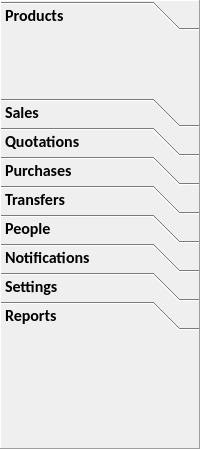
<?xml version="1.0" encoding="UTF-8"?>
<ui version="4.0">
 <class>Side_navigator</class>
 <widget class="QFrame" name="Side_navigator">
  <property name="geometry">
   <rect>
    <x>0</x>
    <y>0</y>
    <width>200</width>
    <height>449</height>
   </rect>
  </property>
  <property name="minimumSize">
   <size>
    <width>0</width>
    <height>0</height>
   </size>
  </property>
  <property name="maximumSize">
   <size>
    <width>200</width>
    <height>16777215</height>
   </size>
  </property>
  <property name="windowTitle">
   <string>Frame</string>
  </property>
  <property name="frameShape">
   <enum>QFrame::Panel</enum>
  </property>
  <property name="frameShadow">
   <enum>QFrame::Raised</enum>
  </property>
  <property name="lineWidth">
   <number>1</number>
  </property>
  <property name="midLineWidth">
   <number>1</number>
  </property>
  <layout class="QVBoxLayout" name="layoutSideNavigator">
   <property name="spacing">
    <number>0</number>
   </property>
   <property name="leftMargin">
    <number>0</number>
   </property>
   <property name="topMargin">
    <number>0</number>
   </property>
   <property name="rightMargin">
    <number>0</number>
   </property>
   <property name="bottomMargin">
    <number>0</number>
   </property>
   <item>
    <layout class="QVBoxLayout" name="verticalLayout">
     <property name="spacing">
      <number>0</number>
     </property>
     <item>
      <widget class="QToolBox" name="toolBox">
       <property name="sizePolicy">
        <sizepolicy hsizetype="Preferred" vsizetype="Expanding">
         <horstretch>0</horstretch>
         <verstretch>0</verstretch>
        </sizepolicy>
       </property>
       <property name="font">
        <font>
         <family>Calibri</family>
         <pointsize>12</pointsize>
         <weight>75</weight>
         <bold>true</bold>
        </font>
       </property>
       <property name="cursor">
        <cursorShape>PointingHandCursor</cursorShape>
       </property>
       <property name="styleSheet">
        <string notr="true"/>
       </property>
       <property name="frameShape">
        <enum>QFrame::NoFrame</enum>
       </property>
       <property name="frameShadow">
        <enum>QFrame::Raised</enum>
       </property>
       <property name="currentIndex">
        <number>0</number>
       </property>
       <property name="tabSpacing">
        <number>0</number>
       </property>
       <widget class="QWidget" name="ProductsItems">
        <property name="geometry">
         <rect>
          <x>0</x>
          <y>0</y>
          <width>196</width>
          <height>16</height>
         </rect>
        </property>
        <property name="sizePolicy">
         <sizepolicy hsizetype="Preferred" vsizetype="Maximum">
          <horstretch>0</horstretch>
          <verstretch>0</verstretch>
         </sizepolicy>
        </property>
        <property name="font">
         <font>
          <underline>false</underline>
         </font>
        </property>
        <property name="cursor">
         <cursorShape>PointingHandCursor</cursorShape>
        </property>
        <property name="autoFillBackground">
         <bool>true</bool>
        </property>
        <attribute name="icon">
         <iconset resource="icons.qrc">
          <normaloff>:/b/icons/b/ic_widgets_2x.png</normaloff>:/b/icons/b/ic_widgets_2x.png</iconset>
        </attribute>
        <attribute name="label">
         <string>Products</string>
        </attribute>
        <layout class="QVBoxLayout" name="layoutProductsItems">
         <property name="spacing">
          <number>0</number>
         </property>
         <property name="leftMargin">
          <number>1</number>
         </property>
         <property name="topMargin">
          <number>0</number>
         </property>
         <property name="rightMargin">
          <number>1</number>
         </property>
         <property name="bottomMargin">
          <number>0</number>
         </property>
        </layout>
       </widget>
       <widget class="QWidget" name="SalesItems">
        <property name="geometry">
         <rect>
          <x>0</x>
          <y>0</y>
          <width>196</width>
          <height>16</height>
         </rect>
        </property>
        <property name="sizePolicy">
         <sizepolicy hsizetype="Preferred" vsizetype="Maximum">
          <horstretch>0</horstretch>
          <verstretch>0</verstretch>
         </sizepolicy>
        </property>
        <property name="cursor">
         <cursorShape>PointingHandCursor</cursorShape>
        </property>
        <property name="autoFillBackground">
         <bool>true</bool>
        </property>
        <attribute name="icon">
         <iconset resource="icons.qrc">
          <normaloff>:/b/icons/b/ic_local_offer_2x.png</normaloff>:/b/icons/b/ic_local_offer_2x.png</iconset>
        </attribute>
        <attribute name="label">
         <string>Sales</string>
        </attribute>
        <layout class="QVBoxLayout" name="layoutSalesItems">
         <property name="spacing">
          <number>0</number>
         </property>
         <property name="leftMargin">
          <number>1</number>
         </property>
         <property name="topMargin">
          <number>0</number>
         </property>
         <property name="rightMargin">
          <number>1</number>
         </property>
         <property name="bottomMargin">
          <number>0</number>
         </property>
        </layout>
       </widget>
       <widget class="QWidget" name="QuotationsItems">
        <property name="geometry">
         <rect>
          <x>0</x>
          <y>0</y>
          <width>196</width>
          <height>16</height>
         </rect>
        </property>
        <property name="sizePolicy">
         <sizepolicy hsizetype="Preferred" vsizetype="Maximum">
          <horstretch>0</horstretch>
          <verstretch>0</verstretch>
         </sizepolicy>
        </property>
        <property name="autoFillBackground">
         <bool>true</bool>
        </property>
        <attribute name="icon">
         <iconset resource="icons.qrc">
          <normaloff>:/b/icons/b/ic_storage_2x.png</normaloff>:/b/icons/b/ic_storage_2x.png</iconset>
        </attribute>
        <attribute name="label">
         <string>Quotations</string>
        </attribute>
        <layout class="QVBoxLayout" name="layoutQuotationsItems">
         <property name="spacing">
          <number>0</number>
         </property>
         <property name="leftMargin">
          <number>1</number>
         </property>
         <property name="topMargin">
          <number>0</number>
         </property>
         <property name="rightMargin">
          <number>1</number>
         </property>
         <property name="bottomMargin">
          <number>0</number>
         </property>
        </layout>
       </widget>
       <widget class="QWidget" name="PurchasesItems">
        <property name="geometry">
         <rect>
          <x>0</x>
          <y>0</y>
          <width>196</width>
          <height>69</height>
         </rect>
        </property>
        <property name="autoFillBackground">
         <bool>true</bool>
        </property>
        <attribute name="icon">
         <iconset resource="icons.qrc">
          <normaloff>:/b/icons/b/ic_shopping_cart_32pt_2x.png</normaloff>:/b/icons/b/ic_shopping_cart_32pt_2x.png</iconset>
        </attribute>
        <attribute name="label">
         <string>Purchases</string>
        </attribute>
        <layout class="QVBoxLayout" name="layoutPurchasesItems">
         <property name="spacing">
          <number>0</number>
         </property>
         <property name="leftMargin">
          <number>1</number>
         </property>
         <property name="topMargin">
          <number>0</number>
         </property>
         <property name="rightMargin">
          <number>1</number>
         </property>
         <property name="bottomMargin">
          <number>0</number>
         </property>
        </layout>
       </widget>
       <widget class="QWidget" name="TransfersItems">
        <property name="geometry">
         <rect>
          <x>0</x>
          <y>0</y>
          <width>196</width>
          <height>69</height>
         </rect>
        </property>
        <property name="autoFillBackground">
         <bool>true</bool>
        </property>
        <attribute name="icon">
         <iconset resource="icons.qrc">
          <normaloff>:/b/icons/b/ic_swap_horiz_2x.png</normaloff>:/b/icons/b/ic_swap_horiz_2x.png</iconset>
        </attribute>
        <attribute name="label">
         <string>Transfers</string>
        </attribute>
        <layout class="QVBoxLayout" name="layoutTransfersItems">
         <property name="spacing">
          <number>0</number>
         </property>
         <property name="leftMargin">
          <number>1</number>
         </property>
         <property name="topMargin">
          <number>0</number>
         </property>
         <property name="rightMargin">
          <number>1</number>
         </property>
         <property name="bottomMargin">
          <number>0</number>
         </property>
        </layout>
       </widget>
       <widget class="QWidget" name="PeopleItems">
        <property name="geometry">
         <rect>
          <x>0</x>
          <y>0</y>
          <width>196</width>
          <height>69</height>
         </rect>
        </property>
        <property name="autoFillBackground">
         <bool>true</bool>
        </property>
        <attribute name="icon">
         <iconset resource="icons.qrc">
          <normaloff>:/b/icons/b/ic_group_32pt_2x.png</normaloff>:/b/icons/b/ic_group_32pt_2x.png</iconset>
        </attribute>
        <attribute name="label">
         <string>People</string>
        </attribute>
        <layout class="QVBoxLayout" name="layoutPeopleItems">
         <property name="spacing">
          <number>0</number>
         </property>
         <property name="leftMargin">
          <number>1</number>
         </property>
         <property name="topMargin">
          <number>0</number>
         </property>
         <property name="rightMargin">
          <number>1</number>
         </property>
         <property name="bottomMargin">
          <number>0</number>
         </property>
        </layout>
       </widget>
       <widget class="QWidget" name="NotificationsItems">
        <property name="geometry">
         <rect>
          <x>0</x>
          <y>0</y>
          <width>196</width>
          <height>69</height>
         </rect>
        </property>
        <property name="autoFillBackground">
         <bool>true</bool>
        </property>
        <attribute name="icon">
         <iconset resource="icons.qrc">
          <normaloff>:/b/icons/b/ic_notifications_2x.png</normaloff>:/b/icons/b/ic_notifications_2x.png</iconset>
        </attribute>
        <attribute name="label">
         <string>Notifications</string>
        </attribute>
        <layout class="QVBoxLayout" name="layoutNotificationsItems">
         <property name="spacing">
          <number>0</number>
         </property>
         <property name="leftMargin">
          <number>1</number>
         </property>
         <property name="topMargin">
          <number>0</number>
         </property>
         <property name="rightMargin">
          <number>1</number>
         </property>
         <property name="bottomMargin">
          <number>0</number>
         </property>
        </layout>
       </widget>
       <widget class="QWidget" name="SettingsItems">
        <property name="geometry">
         <rect>
          <x>0</x>
          <y>0</y>
          <width>196</width>
          <height>69</height>
         </rect>
        </property>
        <property name="autoFillBackground">
         <bool>true</bool>
        </property>
        <attribute name="icon">
         <iconset resource="icons.qrc">
          <normaloff>:/b/icons/b/ic_settings_2x.png</normaloff>:/b/icons/b/ic_settings_2x.png</iconset>
        </attribute>
        <attribute name="label">
         <string>Settings</string>
        </attribute>
        <layout class="QVBoxLayout" name="layoutSettingsItems">
         <property name="spacing">
          <number>0</number>
         </property>
         <property name="leftMargin">
          <number>1</number>
         </property>
         <property name="topMargin">
          <number>0</number>
         </property>
         <property name="rightMargin">
          <number>1</number>
         </property>
         <property name="bottomMargin">
          <number>0</number>
         </property>
        </layout>
       </widget>
       <widget class="QWidget" name="ReportsItems">
        <property name="geometry">
         <rect>
          <x>0</x>
          <y>0</y>
          <width>196</width>
          <height>69</height>
         </rect>
        </property>
        <property name="autoFillBackground">
         <bool>true</bool>
        </property>
        <attribute name="icon">
         <iconset resource="icons.qrc">
          <normaloff>:/b/icons/b/ic_report_2x.png</normaloff>:/b/icons/b/ic_report_2x.png</iconset>
        </attribute>
        <attribute name="label">
         <string>Reports</string>
        </attribute>
        <layout class="QVBoxLayout" name="layoutReportsItems">
         <property name="spacing">
          <number>0</number>
         </property>
         <property name="leftMargin">
          <number>1</number>
         </property>
         <property name="topMargin">
          <number>0</number>
         </property>
         <property name="rightMargin">
          <number>1</number>
         </property>
         <property name="bottomMargin">
          <number>0</number>
         </property>
        </layout>
       </widget>
      </widget>
     </item>
     <item>
      <spacer name="verticalSpacer">
       <property name="orientation">
        <enum>Qt::Vertical</enum>
       </property>
       <property name="sizeType">
        <enum>QSizePolicy::Expanding</enum>
       </property>
       <property name="sizeHint" stdset="0">
        <size>
         <width>20</width>
         <height>40</height>
        </size>
       </property>
      </spacer>
     </item>
    </layout>
   </item>
  </layout>
 </widget>
 <resources>
  <include location="icons.qrc"/>
 </resources>
 <connections/>
</ui>
